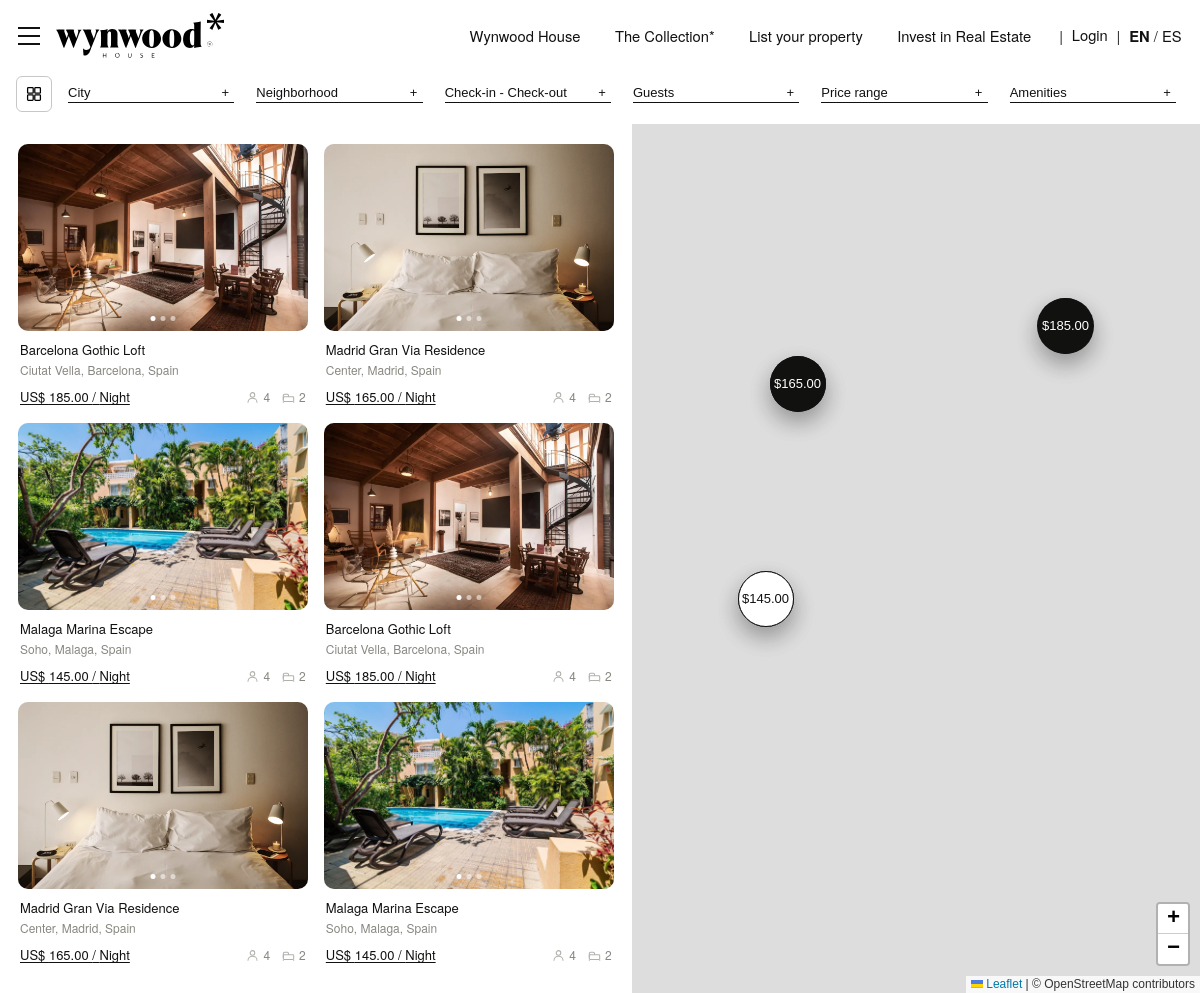
The app's page /search/ with its own data.
### bookings/models.py (models this page shows, shortened)
class TimestampedModel(models.Model):
    created_at = models.DateTimeField(auto_now_add=True)
    updated_at = models.DateTimeField(auto_now=True)
    class Meta:
        abstract = True

class NavigationItem(TimestampedModel):
    title_es = models.CharField(max_length=120)
    title_en = models.CharField(max_length=120)
    url = models.CharField(max_length=255)
    sort_order = models.PositiveIntegerField(default=0)
    is_active = models.BooleanField(default=True)
    class Meta:
        ordering = ["sort_order", "id"]

class Property(TimestampedModel):
    city = models.ForeignKey(City, on_delete=models.CASCADE, related_name="properties")
    title_es = models.CharField(max_length=180)
    title_en = models.CharField(max_length=180)
    slug = models.SlugField(unique=True)
    neighborhood_es = models.CharField(max_length=120)
    neighborhood_en = models.CharField(max_length=120)
    summary_es = models.TextField()
    summary_en = models.TextField()
    description_es = models.TextField()
    description_en = models.TextField()
    address = models.CharField(max_length=220)
    guests = models.PositiveIntegerField()
    bedrooms = models.PositiveIntegerField()
    bathrooms = models.PositiveIntegerField()
    nightly_price = models.DecimalField(max_digits=10, decimal_places=2)
    cleaning_fee = models.DecimalField(max_digits=10, decimal_places=2, default=0)
    service_fee = models.DecimalField(max_digits=10, decimal_places=2, default=0)
    is_featured = models.BooleanField(default=False)
    is_active = models.BooleanField(default=True)
    long_stay_ready = models.BooleanField(default=False)
    amenities = models.ManyToManyField("Amenity", blank=True, related_name="properties")
    class Meta:
        ordering = ["-is_featured", "title_en"]
    def get_absolute_url(self):
        return reverse("property-detail", kwargs={"slug": self.slug})
    @property
    def primary_image(self):
        return self.images.filter(is_primary=True).first() or self.images.first()

class City(TimestampedModel):
    name_es = models.CharField(max_length=120, unique=True)
    name_en = models.CharField(max_length=120, unique=True)
    country_es = models.CharField(max_length=120, default="España")
    country_en = models.CharField(max_length=120, default="Spain")
    hero_copy_es = models.TextField(blank=True)
    hero_copy_en = models.TextField(blank=True)
    latitude = models.DecimalField(max_digits=9, decimal_places=6, default=40.416800)
    longitude = models.DecimalField(max_digits=9, decimal_places=6, default=-3.703800)
    is_featured = models.BooleanField(default=False)
    sort_order = models.PositiveIntegerField(default=0)
    class Meta:
        ordering = ["sort_order", "name_es"]
        verbose_name_plural = "cities"
    def __str__(self):
        return self.name_en

### bookings/views.py (the view, shortened to what this page needs)
# urls.py: path("search/", SearchResultsView.as_view(), name="search-results"),
class SearchResultsView(LanguageContextMixin, ListView):
    template_name = "bookings/search_results.html"
    context_object_name = "properties"
    def get_queryset(self):
        self.form = SearchForm(self.request.GET or None)
        queryset = Property.objects.filter(is_active=True).select_related("city").prefetch_related("images")
        base_results = list(queryset.distinct())
        results = []
        if base_results:
            while len(results) < 6:
                results.append(copy(base_results[len(results) % len(base_results)]))
            results = results[:6]
        map_positions = [
            (0.36, 0.27),
            (0.60, 0.39),
            (0.22, 0.54),
            (0.72, 0.62),
            (0.42, 0.71),
            (0.54, 0.22),
            (0.80, 0.30),
            (0.18, 0.78),
        ]
        for index, property_obj in enumerate(results):
            localize_property(property_obj, self.language)
            local_gallery = [item["url"] for item in build_property_gallery(property_obj, minimum=3)[:5]]
            gallery_urls = local_gallery[:]
            property_obj.gallery_urls = gallery_urls
            property_obj.gallery_json = json.dumps(gallery_urls)
            property_obj.map_position = map_positions[index % len(map_positions)]
            base_lat, base_lng = get_city_coordinates(property_obj.city)
            offset_lat = ((index % 3) - 1) * 0.008
            offset_lng = ((index % 4) - 1.5) * 0.008
            property_obj.map_lat = round(base_lat + offset_lat, 6)
            property_obj.map_lng = round(base_lng + offset_lng, 6)
        return results
    def get_context_data(self, **kwargs):
        context = super().get_context_data(**kwargs)
        context["search_form"] = self.form
        context["results_count"] = len(context["properties"])
        context["map_results"] = [
            {
                "title": property_obj.display_title,
                "price": str(property_obj.nightly_price),
                "lat": property_obj.map_lat,
                "lng": property_obj.map_lng,
                "city": property_obj.city.display_name,
                "url": property_obj.get_absolute_url(),
            }
            for property_obj in context["properties"]
        ]
        return context

### bookings/templates/bookings/search_results.html (shortened to what this page needs)
{% extends "bookings/base.html" %}
{% load static %}
{% block body_class %}search-results-body{% endblock %}
{% block main_class %}search-results-main{% endblock %}
{% block extra_css %}
  <link rel="stylesheet" href="https://unpkg.com/leaflet@1.9.4/dist/leaflet.css" />
  <link rel="stylesheet" href="{% static 'bookings/css/search-results.css' %}" />
{% endblock %}
{% block content %}
  <form method="get" action="{% url 'search-results' %}" class="results-filters">
    <button class="results-grid-toggle" type="button" aria-label="{% if current_language == 'es' %}Vista en cuadrícula{% else %}Grid view{% endif %}">
      <svg viewBox="0 0 20 20" fill="none" stroke="currentColor" stroke-width="1.6">
        <rect x="2" y="2" width="7" height="7" rx="1"></rect>
        <rect x="11" y="2" width="7" height="7" rx="1"></rect>
        <rect x="2" y="11" width="7" height="7" rx="1"></rect>
        <rect x="11" y="11" width="7" height="7" rx="1"></rect>
      </svg>
    </button>
    <div class="results-filter results-filter--select">
      <span>{{ ui.results_city }}</span>
      <span class="plus-icon">+</span>
    </div>
    <div class="results-filter results-filter--ghost">
      <span>{{ ui.results_neighborhood }}</span>
      <span class="plus-icon">+</span>
    </div>
    <div class="results-filter results-filter--dates">
      <span>{{ ui.results_dates }}</span>
      <span class="plus-icon">+</span>
      <div class="results-filter__dates">
      </div>
    </div>
    <div class="results-filter results-filter--input">
      <span>{{ ui.results_guests }}</span>
      <span class="plus-icon">+</span>
    </div>
    <div class="results-filter results-filter--ghost">
      <span>{{ ui.results_price_range }}</span>
      <span class="plus-icon">+</span>
    </div>
    <div class="results-filter results-filter--ghost">
      <span>{{ ui.results_amenities }}</span>
      <span class="plus-icon">+</span>
    </div>
  </form>
  <section class="results-layout">
    <div class="results-listings">
      <div class="results-grid" id="resultsGrid">
        {% for property in properties %}
          <a class="result-card" href="{{ property.get_absolute_url }}" data-gallery='{{ property.gallery_json|escape }}'>
            <div class="result-card__gallery">
              {% if property.gallery_urls %}
                <img src="{{ property.gallery_urls.0 }}" alt="{{ property.display_title }}" class="result-card__image" loading="lazy" />
              {% elif property.primary_image %}
                <img src="{{ property.primary_image.image.url }}" alt="{{ property.display_title }}" class="result-card__image" loading="lazy" />
              {% endif %}
              <div class="result-card__dots">
                {% for image_url in property.gallery_urls %}
                  <span class="result-card__dot{% if forloop.first %} is-on{% endif %}"></span>
                {% empty %}
                  <span class="result-card__dot is-on"></span>
                {% endfor %}
              </div>
            </div>
            <div class="result-card__body">
              <div class="result-card__title">{{ property.display_title }}</div>
              <div class="result-card__location">{{ property.display_neighborhood }}, {{ property.city.display_name }}, {{ property.city.display_country }}</div>
              <div class="result-card__bottom">
                <span class="result-card__price">US$ {{ property.nightly_price }} / {% if current_language == 'es' %}Noche{% else %}Night{% endif %}</span>
                <div class="result-card__attrs">
                  <span class="result-card__attr">
                    <svg viewBox="0 0 20 20" fill="none" stroke="currentColor" stroke-width="1.6"><circle cx="10" cy="6" r="3.5"></circle><path d="M3 18c0-4 3.1-7 7-7s7 3 7 7"></path></svg>
                    {{ property.guests }}
                  </span>
                  <span class="result-card__attr">
                    <svg viewBox="0 0 20 20" fill="none" stroke="currentColor" stroke-width="1.6"><rect x="2" y="9" width="16" height="7" rx="1.5"></rect><path d="M2 13V7a2 2 0 012-2h4a2 2 0 012 2v2M2 16v2M18 16v2"></path></svg>
                    {{ property.bedrooms }}
                  </span>
                </div>
              </div>
            </div>
          </a>
        {% empty %}
          <div class="results-empty">{{ ui.search_results_empty }}</div>
        {% endfor %}
      </div>
    </div>
    <aside class="results-map">
      <div id="resultsMapCanvas"></div>
    </aside>
  </section>
{% endblock %}

### bookings/templates/bookings/base.html (shortened to what this page needs)
{% load static %}
<!doctype html>
<html lang="{{ current_language }}">
  <head>
    <link rel="stylesheet" href="https://cdn.jsdelivr.net/npm/bootstrap@5.3.3/dist/css/bootstrap.min.css" />
    <link rel="stylesheet" href="{% static 'bookings/css/site.css' %}" />
    {% block extra_css %}{% endblock %}
  </head>
  <body class="{% block body_class %}{% endblock %}">
    {% block site_header %}
      {% include "bookings/partials/header.html" %}
    {% endblock %}
    <main class="{% block main_class %}{% endblock %}">
      {% block content %}{% endblock %}
    </main>
  </body>
</html>

### bookings/templates/bookings/partials/header.html (shortened to what this page needs)
<header class="site-header">
    <nav class="navbar navbar-expand-lg">
        <div class="container-fluid nav-shell">
            <div class="header-left">
                <button class="menu-toggle" type="button" data-bs-toggle="collapse" data-bs-target="#navMenu" aria-label="{{ ui.header_menu }}">
                    <span></span>
                    <span></span>
                    <span></span>
                </button>
            </div>
            <a class="navbar-brand fw-semibold" href="{% url 'home' %}">
                {% include "bookings/partials/wynwood_house_logo.html" %}
            </a>
            <div class="collapse navbar-collapse" id="navMenu">
                <ul class="navbar-nav ms-auto mb-2 mb-lg-0 nav-links-row">
                    {% for item in navigation_items %}
                        <li class="nav-item"><a class="nav-link" href="{{ item.url }}">{{ item.display_title }}</a></li>
                    {% endfor %}
                </ul>
                <div class="d-flex align-items-center nav-actions">
                    <span class="nav-actions-separator">|</span>
                    {% if request.user.is_authenticated %}
                        <form method="post" action="{% url 'logout' %}" class="nav-actions-auth-form">
                            {% csrf_token %}
                            <button type="submit" class="nav-link nav-button-link nav-meta-link">{{ ui.nav_logout }}</button>
                        </form>
                    {% else %}
                        <a href="{% url 'login' %}" class="nav-link nav-meta-link">{{ ui.header_login }}</a>
                    {% endif %}
                    <span class="nav-actions-separator">|</span>
                    <div class="language-switch">
                        <a href="{% url 'set-language' 'en' %}?next={{ request.get_full_path|urlencode }}" class="{% if current_language == 'en' %}active{% endif %}">EN</a>
                        <span>/</span>
                        <a href="{% url 'set-language' 'es' %}?next={{ request.get_full_path|urlencode }}" class="{% if current_language == 'es' %}active{% endif %}">ES</a>
                    </div>
                </div>
            </div>
        </div>
    </nav>
</header>

### bookings/templates/bookings/partials/wynwood_house_logo.html (shortened to what this page needs)
<span class="wh-logo{% if logo_class %} {{ logo_class }}{% endif %}" aria-label="Wynwood House">
</span>

### records on screen
NavigationItem: display_title "Wynwood House"
NavigationItem: display_title "The Collection*"
NavigationItem: display_title "List your property"
NavigationItem: display_title "Invest in Real Estate"
Property: shows a picture, display_title "Barcelona Gothic Loft", display_neighborhood "Ciutat Vella", city.display_name "Barcelona", city.display_country "Spain", nightly_price "185.00", guests "4", bedrooms "2"
Property: shows a picture, display_title "Madrid Gran Via Residence", display_neighborhood "Center", city.display_name "Madrid", city.display_country "Spain", nightly_price "165.00", guests "4", bedrooms "2"
Property: shows a picture, display_title "Malaga Marina Escape", display_neighborhood "Soho", city.display_name "Malaga", city.display_country "Spain", nightly_price "145.00", guests "4", bedrooms "2"

### other values on screen
{{ ui.header_login }} "Login"
{{ ui.results_city }} "City"
{{ ui.results_neighborhood }} "Neighborhood"
{{ ui.results_dates }} "Check-in - Check-out"
{{ ui.results_guests }} "Guests"
{{ ui.results_price_range }} "Price range"
{{ ui.results_amenities }} "Amenities"
